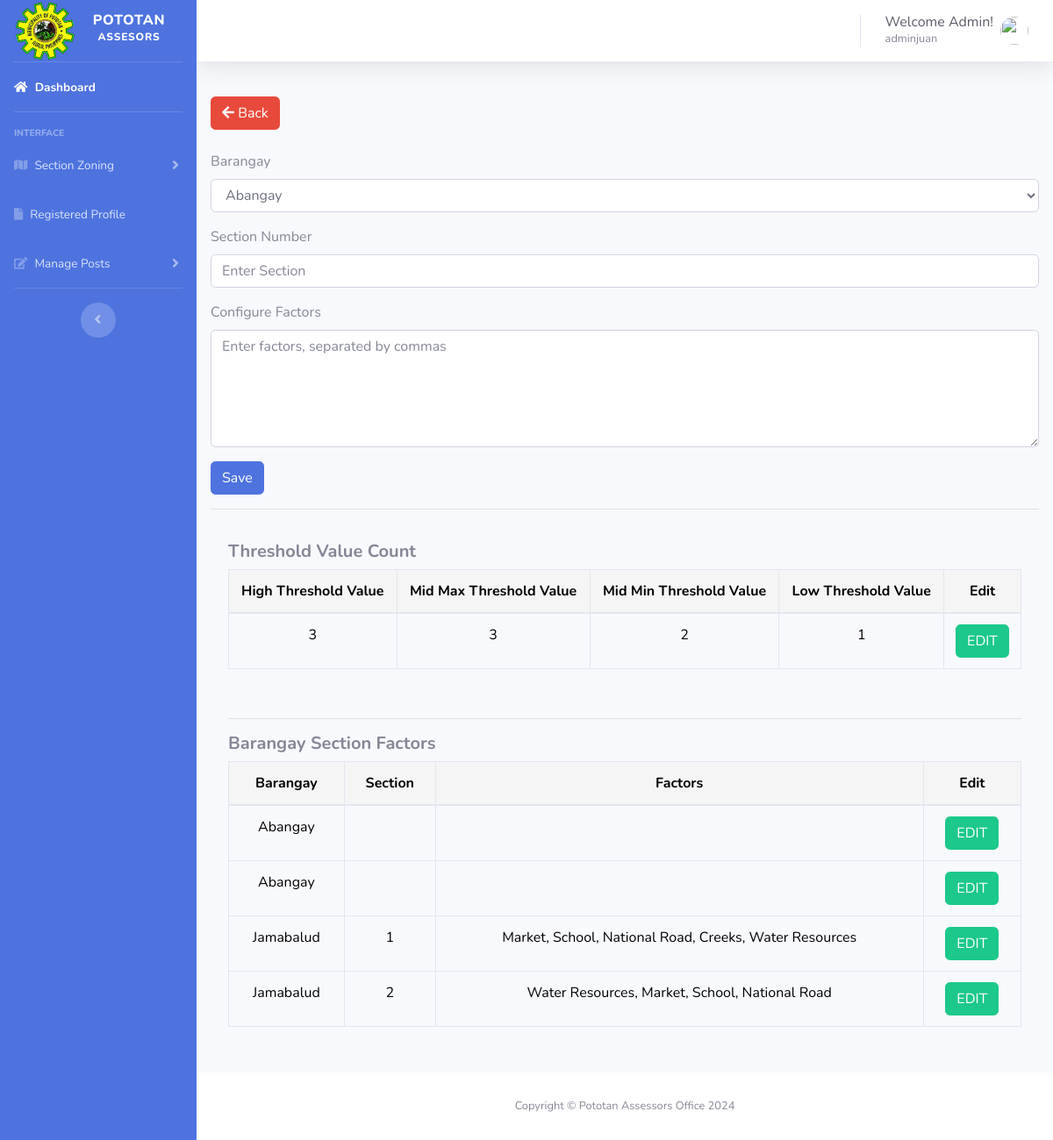
Screenshot of /factors.php (signed in) with the database file from the repository.
### tables this page shows
CREATE TABLE `threshold_values` (
  `id` int(11) NOT NULL,
  `high` int(11) NOT NULL,
  `mid_max` int(11) NOT NULL,
  `mid_min` int(11) NOT NULL,
  `low` int(11) NOT NULL
);

CREATE TABLE `saved_sections` (
  `id` int(11) NOT NULL,
  `barangay` varchar(255) NOT NULL,
  `section` varchar(255) NOT NULL,
  `factors` varchar(255) NOT NULL
);

### factors.php (the view, shortened to what this page needs)
<?php
include('includes/header.php');
include('includes/navbar.php');
?>
<form action="code.php" method="POST">
    <div class="modal-body">
    <a href="map.php" class="btn btn-danger"><i class="fas fa-arrow-left"></i> Back</a>
        <div class="form-group">
            <br>
            <label for="barangay">Barangay</label>
            <select name="barangay" id="barangay" class="form-control">
                <option value="Abangay">Abangay</option>
            </select>
        </div>
        <div class="form-group">
            <label>Section Number</label>
            <input type="text" name="section" class="form-control" placeholder="Enter Section">
        </div>
        <div class="form-group">
            <label for="factors">Configure Factors</label>
            <textarea name="factors" id="factors" class="form-control" rows="5"
                placeholder="Enter factors, separated by commas"></textarea>
        </div>
        <button type="submit" name="factaddbtn" class="btn btn-primary">Save</button>
</form>
<hr>
<div class="card-body">
<h5 class="font-weight-bold">Threshold Value Count</h5>
    <?php
    $servername = "localhost";
    $username = "root";
    $password = "";
    $dbname = "thesis";
    $conn = new mysqli($servername, $username, $password, $dbname);
    $query_thresh = "SELECT * FROM threshold_values ORDER BY high, mid_max, mid_min, low";
    $query_thresh_run = mysqli_query($conn, $query_thresh);
    echo '<table class="table table-bordered">';
    echo '<thead>';
    echo '<tr>';
    echo '<th class="text-center" style="color: black; background-color:#f5f5f5">High Threshold Value</th>';
    echo '<th class="text-center" style="color: black; background-color:#f5f5f5">Mid Max Threshold Value</th>';
    echo '<th class="text-center" style="color: black; background-color:#f5f5f5">Mid Min Threshold Value</th>';
    echo '<th class="text-center" style="color: black; background-color:#f5f5f5">Low Threshold Value</th>';
    echo '<th class="text-center" style="color: black; background-color:#f5f5f5">Edit</th>';
    echo '</tr>';
    echo '</thead>';
    echo '<tbody>';
    while ($row = mysqli_fetch_assoc($query_thresh_run)) {
        echo '<tr>';
        echo '<td class="text-center">' . $row['high'] . '</td>';
        echo '<td class="text-center">' . $row['mid_max'] . '</td>';
        echo '<td class="text-center">' . $row['mid_min'] . '</td>';
        echo '<td class="text-center">' . $row['low'] . '</td>';
        echo '<td class="text-center">
                <form action="threshold_edit.php" method="POST" >
                    <input type="hidden" name="id" value="' . $row['id'] . '">
                    <button type="submit" name="threshbtn" class="btn btn-success">EDIT</button>
                </form>
            </td>';
        echo '</tr>';
    }
    echo '</tbody>';
    echo '</table>';
    ?>
<br>
<hr>
<h5 class="font-weight-bold">Barangay Section Factors</h5>
<?php
    $servername = "localhost";
    $username = "root";
    $password = "";
    $dbname = "thesis";
    $conn = new mysqli($servername, $username, $password, $dbname);
    $query = "SELECT * FROM saved_sections ORDER BY barangay, section";
    $query_run = mysqli_query($conn, $query);
    echo '<table class="table table-bordered">';
    echo '<thead>';
    echo '<tr>';
    echo '<th class="text-center" style="color: black; background-color:#f5f5f5">Barangay</th>';
    echo '<th class="text-center" style="color: black; background-color:#f5f5f5">Section</th>';
    echo '<th class="text-center" style="color: black; background-color:#f5f5f5">Factors</th>';
    echo '<th class="text-center" style="color: black; background-color:#f5f5f5">Edit</th>';
    echo '</tr>';
    echo '</thead>';
    echo '<tbody>';
    while ($row = mysqli_fetch_assoc($query_run)) {
        echo '<tr>';
        echo '<td class="text-center">' . $row['barangay'] . '</td>';
        echo '<td class="text-center">' . $row['section'] . '</td>';
        echo '<td class="text-center">' . $row['factors'] . '</td>';
        echo '<td class="text-center">
                <form action="factors_edit.php" method="POST">
                    <input type="hidden" name="id" value="' . $row['id'] . '">
                    <button type="submit" name="factbtn" class="btn btn-success">EDIT</button>
                </form>
            </td>';
        echo '</tr>';
    }
    echo '</tbody>';
    echo '</table>';
    ?>
</div>
</div>
<?php
include('includes/footer.php');
?>

### includes/header.php (shortened to what this page needs)
<!DOCTYPE html>
<html lang="en">
<head>
    <link href="https://cdnjs.cloudflare.com/ajax/libs/font-awesome/6.0.0/css/all.min.css" rel="stylesheet">
    <link href="vendor/fontawesome-free/css/all.min.css" rel="stylesheet" type="text/css">
    <link href="css/sb-admin-2.min.css" rel="stylesheet">
    <link rel="stylesheet" type="text/css" href="http://localhost/TaxMapping/admin/css/style.css">
</head>
<body id="page-top">
    <div id="wrapper">

### includes/navbar.php (shortened to what this page needs)
<ul class="navbar-nav sidebar sidebar-dark accordion" id="accordionSidebar">
  <a class="sidebar-brand d-flex align-items-center justify-content-center" href="index.php">
    <div class="sidebar-brand-icon rotate-n-15">
      <img class="img-profile rounded-circle" src="img/seal.png">
    </div>
    <div class="sidebar-brand-text mx-1">Pototan <sup>Assesors</sup></div>
  </a>
  <hr class="sidebar-divider my-0">
  <li class="nav-item active">
    <a class="nav-link" href="index.php">
      <i class="fa fa-home"></i>
      <span>Dashboard</span></a>
  </li>
  <hr class="sidebar-divider">
  <div class="sidebar-heading">
    Interface
  </div>
  <li class="nav-item">
    <a class="nav-link collapsed" href="#" data-toggle="collapse" data-target="#collapseIndex" aria-expanded="true"
      aria-controls="collapseIndex">
      <i class="fa fa-map"></i>
      <span>Section Zoning</span>
    </a>
  </li>
  <li class="nav-item">
    <a class="nav-link collapsed" href="register.php" aria-expanded="true">
      <i class="fa fa-file"></i>
      <span>Registered Profile</span>
    </a>
  </li>
  <li class="nav-item">
    <a class="nav-link collapsed" href="#" data-toggle="collapse" data-target="#collapseAnalysis" aria-expanded="true"
      aria-controls="collapseAnalysis">
      <i class="fas fa-edit"></i>
      <span>Manage Posts</span>
    </a>
  </li>
  <hr class="sidebar-divider d-none d-md-block">
  <div class="text-center d-none d-md-inline">
    <button class="rounded-circle border-0" id="sidebarToggle"></button>
  </div>
</ul>
<div id="content-wrapper" class="d-flex flex-column">
  <div id="content">
    <nav class="navbar navbar-expand navbar-light bg-white topbar mb-4 static-top shadow">
      <ul class="navbar-nav ml-auto">
        <li class="nav-item dropdown no-arrow">
          <a class="nav-link dropdown-toggle" href="#" id="userDropdown" role="button" data-toggle="dropdown"
            aria-haspopup="true" aria-expanded="false">
            <span class="mr-2 d-none d-lg-inline text-gray-600 small">
            <h3 class="h6 m-0 text-gray-800">Welcome Admin!</h3>
<?php echo $_SESSION['username']; ?>
            </span>
            <img class="img-profile rounded-circle" src="https://source.unsplash.com/QAB-WJcbgJk/60x60">
          </a>
        </li>
      </ul>
    </nav>

### includes/footer.php
 <footer class="sticky-footer bg-white">
                <div class="container my-auto">
                    <div class="copyright text-center my-auto">
                        <span>Copyright &copy; Pototan Assessors Office 2024</span>
                    </div>
                </div>
            </footer>
        </div>
</body>
</html>

### css/style.css (style rules this page uses)
#wrapper { background-image: url('img/town.jpg'); background-repeat: no-repeat; background-size: cover; width: 100%; height: 100vh; }

### includes/navbar.php (style rules this page uses)
.img-profile { height: 70px; width: 70px; }
.navbar-nav.sidebar.sidebar-dark.accordion { background-color: #4e73df; }
th { color: black; }
td { color: black; }

### rows the page displays
threshold_values: high "3", mid_max "3", mid_min "2", low "1"
saved_sections: barangay "Abangay"
saved_sections: barangay "Abangay"
saved_sections: barangay "Jamabalud", section "1", factors "Market, School, National Road, Creeks, Water Resources"
saved_sections: barangay "Jamabalud", section "2", factors "Water Resources, Market, School, National Road"

### other values shown
$_SESSION['username'] "adminjuan"
